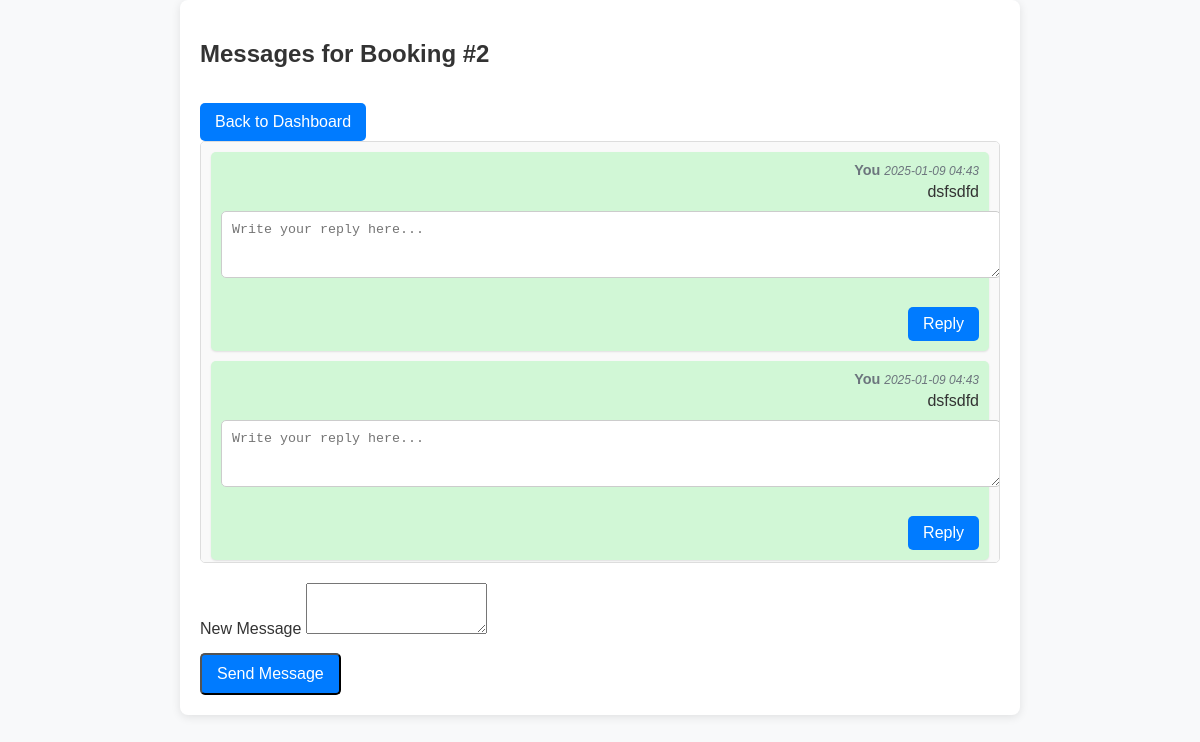
Page /view_messages/2 (signed in) on the committed database.
### app/models.py (models this page shows, shortened)
class Booking(db.Model):
    __tablename__ = 'booking'
    id = db.Column(db.Integer, primary_key=True)
    car_owner_id = db.Column(db.Integer, db.ForeignKey('car_owner.id', name='fk_booking_car_owner_id'), index=True, nullable=False)
    renter_id = db.Column(db.Integer, db.ForeignKey('renter.id', name='fk_booking_renter_id'), index=True, nullable=False)
    location_id = db.Column(db.Integer, db.ForeignKey('location.id', name='fk_booking_location_id'), index=True, nullable=True)
    message = db.Column(db.Text, nullable=False)
    preferred_date = db.Column(db.Date, nullable=False)
    contact = db.Column(db.String(200), nullable=False)
    status = db.Column(Enum(BookingStatus), default=BookingStatus.Approved, nullable=False)
    created_at = db.Column(db.DateTime, default=datetime.utcnow, nullable=False)
    updated_at = db.Column(db.DateTime, default=datetime.utcnow, onupdate=datetime.utcnow, nullable=False)
    deleted = db.Column(db.Boolean, default=False, nullable=False)
    payment_status = db.Column(Enum(PaymentStatus), default=PaymentStatus.Due, nullable=False)
    rating = db.Column(db.Integer, nullable=True)
    car_owner = db.relationship("CarOwner", backref="bookings", lazy=True)
    renter = db.relationship("Renter", backref="bookings", lazy=True)
    location = db.relationship("Location", backref="bookings", lazy=True)

class Message(db.Model):
    id = db.Column(db.Integer, primary_key=True)
    sender_id = db.Column(db.Integer, nullable=False)  # Either CarOwner or Renter
    receiver_id = db.Column(db.Integer, nullable=False)  # Either Renter or CarOwner
    message_content = db.Column(db.Text, nullable=False)
    timestamp = db.Column(db.DateTime, default=datetime.utcnow)
    booking_id = db.Column(db.Integer, ForeignKey('booking.id'), nullable=False)
    read_status = db.Column(db.Boolean, default=False)  # Track if the message was read
    booking = db.relationship('Booking', backref=db.backref('messages', lazy=True))

### app/routes.py (the view)
@bp.route('/view_messages/<int:booking_id>', methods=['GET'])
def view_messages(booking_id):
    sender_id = session.get("user_id")
    booking = Booking.query.get(booking_id)
    if not booking:
        flash("Booking does not exist.", "danger")
        return redirect(url_for('routes.renter_dashboard'))
    if sender_id not in [booking.car_owner_id, booking.renter_id]:
        flash("You are not authorized to view messages for this booking.", "danger")
        return redirect(url_for('routes.renter_dashboard'))
    messages = Message.query.filter_by(booking_id=booking_id).order_by(Message.timestamp).all()
    return render_template(
        'messages.html',
        messages=messages,
        booking=booking,
        user_id=sender_id,
        car_owner=booking.car_owner,
        renter=booking.renter
    )

### app/templates/messages.html (shortened to what this page needs)
<!DOCTYPE html>
<html lang="en">
<head>
    <link rel="stylesheet" href="{{ url_for('static', filename='renter_dashboard.css') }}">
</head>
<body>
    <div class="container">
        <h2>Messages for Booking #{{ booking.id }}</h2>
        <a href="{{ url_for('routes.renter_dashboard') }}" class="btn btn-primary">Back to Dashboard</a>
        <div class="message-box" id="message-box">
            {% if messages %}
                {% for message in messages %}
                    <div class="message {{ 'sent' if message.sender_id == user_id else 'received' }}">
                        <div class="message-header">
                            <strong>
                                {% if message.sender_id == user_id %}
                                    You
                                {% else %}
                                    {% if message.sender_id == booking.car_owner_id %}
                                        {{ car_owner.name }} (Car Owner)
                                    {% else %}
                                        {{ renter.name }} (Renter)
                                    {% endif %}
                                {% endif %}
                            </strong>
                            <small class="text-muted">{{ message.timestamp.strftime('%Y-%m-%d %H:%M') }}</small>
                        </div>
                        <div class="message-content">
                            <p>{{ message.message_content }}</p>
                        </div>
                        {% if message.receiver_id == user_id %}
                            <form class="reply-form" method="POST" action="{{ url_for('routes.reply_message', message_id=message.id) }}">
                                <textarea name="reply_message" placeholder="Write your reply here..." rows="3" required></textarea>
                                <button type="submit" class="btn btn-secondary">Reply</button>
                            </form>
                        {% endif %}
                    </div>
                {% endfor %}
            {% else %}
                <p>No messages yet for this booking.</p>
            {% endif %}
        </div>
        <form method="POST" action="{{ url_for('routes.send_message') }}" id="send-message-form">
            <div class="form-group">
                <label for="message_content">New Message</label>
                <textarea class="form-control" name="message_content" id="message_content" rows="3" required></textarea>
            </div>
            <button type="submit" class="btn btn-primary">Send Message</button>
        </form>
    </div>
</body>
</html>

### app/static/renter_dashboard.css (style rules this page uses)
body { font-family: Arial, sans-serif; margin: 0; padding: 0; background-color: #f8f9fa; color: #333; }
.btn { display: inline-block; background-color: #007bff; color: white; text-decoration: none; padding: 10px 15px; border-radius: 5px; font-size: 16px; text-align: center; }

### app/templates/messages.html (style rules this page uses)
.container { max-width: 800px; margin: 0 auto; padding: 20px; background-color: #fff; border-radius: 8px; box-shadow: 0 2px 10px rgba(0, 0, 0, 0.1); }
.message-box { max-height: 400px; overflow-y: auto; margin-bottom: 20px; padding: 10px; border: 1px solid #ddd; border-radius: 5px; background-color: #f9f9f9; }
.message { margin-bottom: 10px; padding: 10px; border-radius: 5px; box-shadow: 0 1px 2px rgba(0, 0, 0, 0.1); }
.message.sent { background-color: #d1f7d6; text-align: right; }
.message-header { font-size: 0.9em; margin-bottom: 5px; color: #6c757d; }
.message-content p { margin: 0; }
.btn { margin-top: 15px; }
.message-header small { font-style: italic; }
.reply-form { margin-top: 10px; }
.reply-form textarea { width: 100%; padding: 10px; border-radius: 5px; border: 1px solid #ccc; margin-bottom: 10px; }
.reply-form button { background-color: #007bff; color: #fff; border: none; padding: 8px 15px; border-radius: 5px; cursor: pointer; }

### rows in the picture
Booking: id "2"
Message: sender_id "You", timestamp "2025-01-09 04:43", message_content "dsfsdfd"
Message: sender_id "You", timestamp "2025-01-09 04:43", message_content "dsfsdfd"
